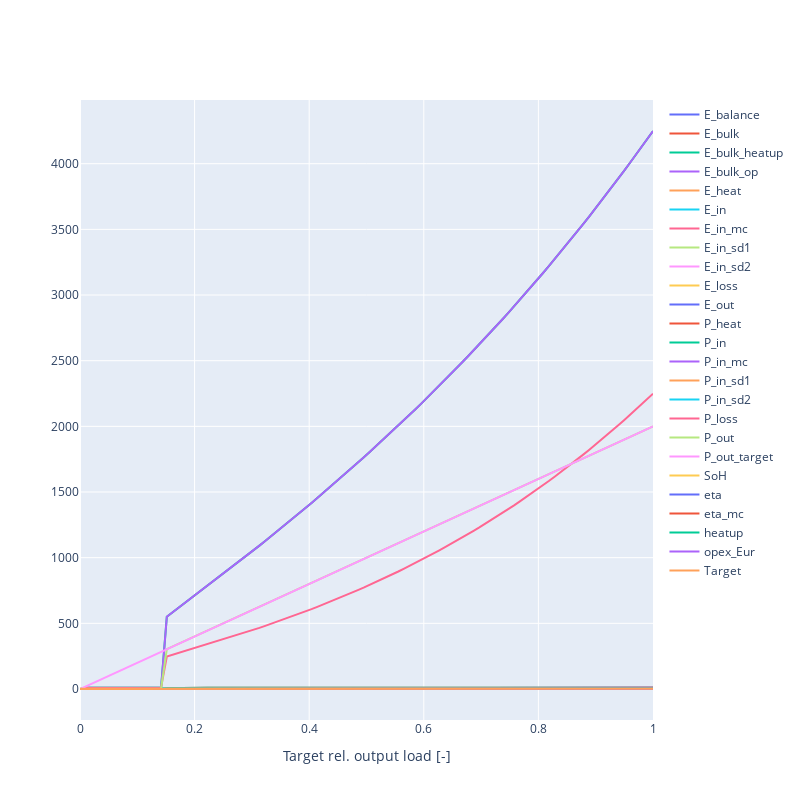

The notebook cell saved with this chart:
### Markdown cell above
### Constant target output load from initial state (Stationary Step)

### Code cell
# Result DataFrame Initialization
state_parms = [a for a in dir(ECCState()) if not a.startswith('__')]
df1 = pd.DataFrame(columns=state_parms)
df1.loc[0] = vars(ECCState())

# Run different stationary cases for target output load
targets = np.linspace(0, 1., 100)

for ct, t in enumerate(targets):
    # Initialization of component
    C1_state = ECCState()
    C1 = EnergyConversionComponent(par=component,
                                   ts=timestep_s,
                                   state=copy.deepcopy(C1_state))
    C1.apply_control_stationary(t)
    df1.loc[ct + 1] = vars(C1.state)
    df1.loc[ct + 1, "Target"] = t

# Create traces
fig = go.Figure()

# Create traces
for cl in df1.columns:
    fig.add_trace(go.Scatter(x=df1.Target[1:], y=df1[cl][1:],
                             mode='lines',
                             name=cl))
fig.update_layout(xaxis_title="Target rel. output load [-]",
                  # yaxis_title="Y Axis Title",
                  )
fig.update_layout(
    autosize=False,
    width=800,
    height=800)
fig.show()
